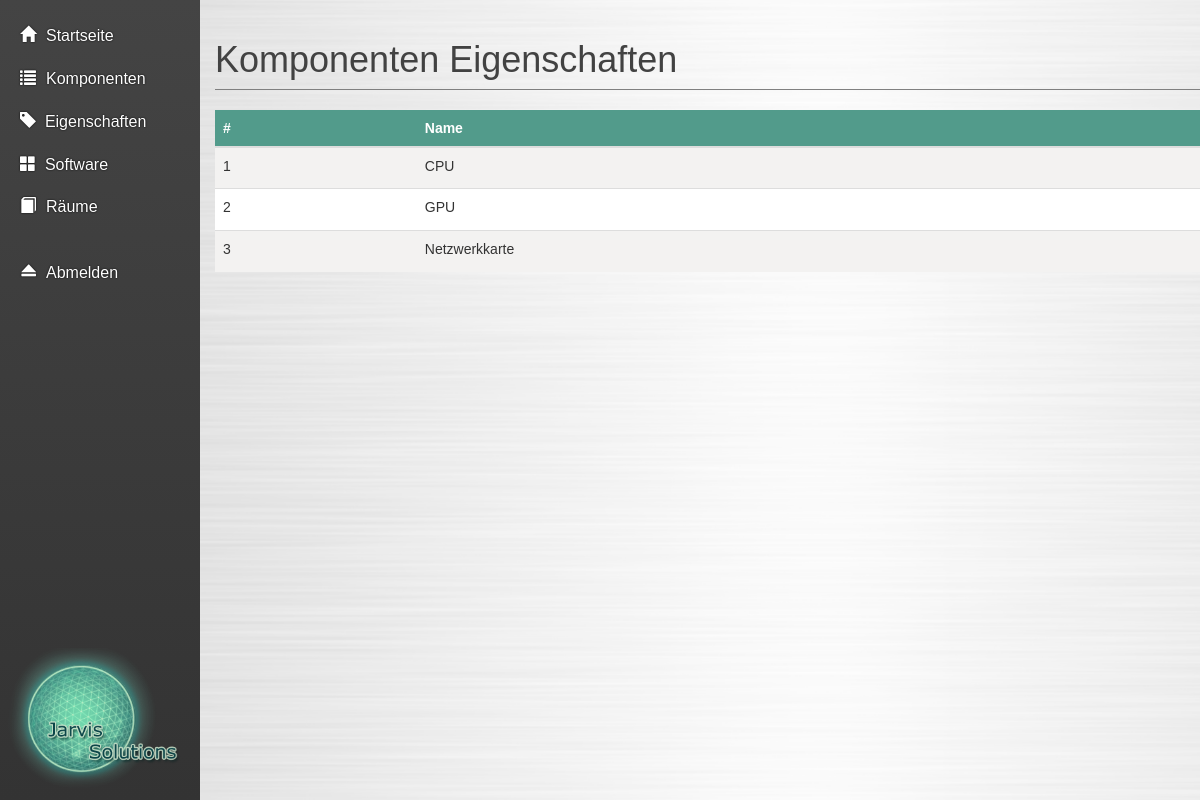
/pages/componentAttributes.php, run on the app's committed database.
### tables this page shows
CREATE TABLE IF NOT EXISTS `komponentenattribute` (
  `kat_id` int(11) NOT NULL,
  `kat_bezeichnung` varchar(25) NOT NULL
);

### php/dbq/attribute_query.php (called while the page is built, shortened)
<?php
include_once '../php/classes/db_connect.php';
function getAttributes() {
    global $mysqli;
    if (!$stmt = $mysqli->prepare("SELECT * FROM komponentenattribute")) {
        header("Location: ./err.php?err=Database error: "
                . "cannot prepare statement");
        exit();
    }
    $stmt->execute();
    $stmt->bind_result($id, $desc);
    $attributes = array();
    while ($stmt->fetch()) {
        $attributes[] = array("kat_id" => $id, "kat_bezeichnung" => $desc);
    }
    return $attributes;
}

### pages/componentAttributes.php (the view, shortened to what this page needs)
<?php
    include('../php/dbq/attribute_query.php');
?>
<!DOCTYPE html>
<html lang="de">
    <head>
        <?php include('../fragments/default_includes.php'); ?>
    </head>
    <body>
        <div class="wrapper">
            <div class="box">
                <div class="row row-offcanvas row-offcanvas-left">
                    <?php include('../fragments/navigation_left.php'); ?>
                    <div class="column col-sm-10 col-xs-11" id="main">
                        <div class="container">
                            <h1 class="page-header">Komponenten Eigenschaften</h1>
                            <table class="table table-responsive">
                                <thead>
                                    <tr>
                                        <th>#</th>
                                        <th>Name</th>
                                    </tr>
                                </thead>
                                <tbody>
                                    <?php
                                        $properties = getAttributes();
                                        foreach($properties as $property) {
                                            $id = $property["kat_id"];
                                            $name = $property["kat_bezeichnung"];
                                            echo('
                                                <tr>
                                                    <td class="clickable">'.$id.'</td>
                                                    <td class="clickable">'.$name.'</td>
                                                    <td class="delete-column">
                                                        <button name="btnRemove" class="delete-button pull-right"><span class="glyphicon glyphicon-remove-sign"></span>
                                                    </td>
                                                </tr>
                                            ');
                                        }
                                    ?>
                                </tbody>
                            </table>
                        </div>
                    </div>
                </div>
            </div>
        </div>
    </body>
</html>

### css/style.css (style rules this page uses)
* { cursor: default; }
html, body { height: 100%; font-family: verdana,arial,sans-serif; -webkit-user-select: none; -moz-user-select: none; -ms-user-select: none; user-select: none; }
thead { background-color: #529B8B; color: #FFF; }
tbody tr:nth-child(even) { background-color: #FFF; }
tbody tr:nth-child(odd) { background-color: #F3F2F1; }
.wrapper, .row { height: 100%; margin-left: 0; margin-right: 0; }
.wrapper:before, .wrapper:after, .column:before, .column:after { content: ""; display: table; }
.wrapper:after, .column:after { clear: both; }
.column { overflow: auto; *zoom: 1; }
.box { bottom: 0; left: 0; right: 0; top: 0; position: absolute; }
#main { background-image: url('../images/background.png'); background-size: cover; height: 100%; padding-left: 0; padding-right: 0; }
h1, h2, h3 { font-weight: 800; }
.page-header { border-color: #808080; font-weight: 300; //color: #00998F; color: #424242; }

### data on the page
komponentenattribute: kat_id "1", kat_bezeichnung "CPU"
komponentenattribute: kat_id "2", kat_bezeichnung "GPU"
komponentenattribute: kat_id "3", kat_bezeichnung "Netzwerkkarte"
